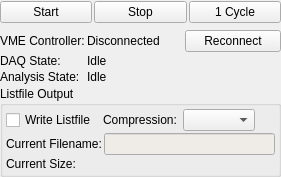
<?xml version="1.0" encoding="UTF-8"?>
<ui version="4.0">
 <class>DAQControlWidget</class>
 <widget class="QWidget" name="DAQControlWidget">
  <property name="geometry">
   <rect>
    <x>0</x>
    <y>0</y>
    <width>281</width>
    <height>177</height>
   </rect>
  </property>
  <property name="windowTitle">
   <string>Form</string>
  </property>
  <layout class="QVBoxLayout" name="verticalLayout">
   <property name="leftMargin">
    <number>0</number>
   </property>
   <property name="topMargin">
    <number>0</number>
   </property>
   <property name="rightMargin">
    <number>0</number>
   </property>
   <property name="bottomMargin">
    <number>0</number>
   </property>
   <item>
    <widget class="QFrame" name="frame">
     <property name="frameShape">
      <enum>QFrame::NoFrame</enum>
     </property>
     <property name="frameShadow">
      <enum>QFrame::Plain</enum>
     </property>
     <layout class="QHBoxLayout" name="horizontalLayout">
      <property name="spacing">
       <number>2</number>
      </property>
      <property name="leftMargin">
       <number>0</number>
      </property>
      <property name="topMargin">
       <number>0</number>
      </property>
      <property name="rightMargin">
       <number>0</number>
      </property>
      <property name="bottomMargin">
       <number>0</number>
      </property>
      <item>
       <widget class="QPushButton" name="pb_start">
        <property name="text">
         <string>Start</string>
        </property>
       </widget>
      </item>
      <item>
       <widget class="QPushButton" name="pb_stop">
        <property name="text">
         <string>Stop</string>
        </property>
       </widget>
      </item>
      <item>
       <widget class="QPushButton" name="pb_oneCycle">
        <property name="text">
         <string>1 Cycle</string>
        </property>
       </widget>
      </item>
     </layout>
    </widget>
   </item>
   <item>
    <widget class="QFrame" name="frame_2">
     <layout class="QFormLayout" name="formLayout">
      <property name="horizontalSpacing">
       <number>2</number>
      </property>
      <property name="verticalSpacing">
       <number>2</number>
      </property>
      <property name="leftMargin">
       <number>0</number>
      </property>
      <property name="topMargin">
       <number>0</number>
      </property>
      <property name="rightMargin">
       <number>0</number>
      </property>
      <property name="bottomMargin">
       <number>0</number>
      </property>
      <item row="0" column="0">
       <widget class="QLabel" name="label">
        <property name="text">
         <string>VME Controller:</string>
        </property>
       </widget>
      </item>
      <item row="0" column="1">
       <layout class="QHBoxLayout" name="horizontalLayout_2">
        <property name="spacing">
         <number>2</number>
        </property>
        <item>
         <widget class="QLabel" name="label_controllerState">
          <property name="text">
           <string>Disconnected</string>
          </property>
         </widget>
        </item>
        <item>
         <widget class="QPushButton" name="pb_reconnect">
          <property name="text">
           <string>Reconnect</string>
          </property>
         </widget>
        </item>
       </layout>
      </item>
      <item row="1" column="0">
       <widget class="QLabel" name="label_2">
        <property name="text">
         <string>DAQ State:</string>
        </property>
       </widget>
      </item>
      <item row="1" column="1">
       <widget class="QLabel" name="label_daqState">
        <property name="text">
         <string>Idle</string>
        </property>
       </widget>
      </item>
      <item row="3" column="0" colspan="2">
       <widget class="QGroupBox" name="gb_listfile">
        <property name="title">
         <string>Listfile Output</string>
        </property>
        <layout class="QFormLayout" name="formLayout_2">
         <property name="horizontalSpacing">
          <number>2</number>
         </property>
         <property name="verticalSpacing">
          <number>2</number>
         </property>
         <property name="leftMargin">
          <number>3</number>
         </property>
         <property name="topMargin">
          <number>3</number>
         </property>
         <property name="rightMargin">
          <number>3</number>
         </property>
         <property name="bottomMargin">
          <number>3</number>
         </property>
         <item row="0" column="0" colspan="2">
          <widget class="QFrame" name="frame_3">
           <property name="frameShape">
            <enum>QFrame::NoFrame</enum>
           </property>
           <layout class="QGridLayout" name="gridLayout" columnstretch="0,0,0,0">
            <property name="leftMargin">
             <number>0</number>
            </property>
            <property name="topMargin">
             <number>0</number>
            </property>
            <property name="rightMargin">
             <number>0</number>
            </property>
            <property name="bottomMargin">
             <number>0</number>
            </property>
            <item row="0" column="0">
             <widget class="QCheckBox" name="cb_writeListfile">
              <property name="text">
               <string>Write Listfile</string>
              </property>
             </widget>
            </item>
            <item row="0" column="2">
             <widget class="QComboBox" name="combo_compression"/>
            </item>
            <item row="0" column="1">
             <widget class="QLabel" name="label_4">
              <property name="text">
               <string>Compression:</string>
              </property>
             </widget>
            </item>
            <item row="0" column="3">
             <spacer name="horizontalSpacer">
              <property name="orientation">
               <enum>Qt::Horizontal</enum>
              </property>
              <property name="sizeHint" stdset="0">
               <size>
                <width>1</width>
                <height>1</height>
               </size>
              </property>
             </spacer>
            </item>
           </layout>
          </widget>
         </item>
         <item row="1" column="0">
          <widget class="QLabel" name="label_3">
           <property name="text">
            <string>Current Filename:</string>
           </property>
          </widget>
         </item>
         <item row="1" column="1">
          <widget class="QLineEdit" name="le_listfileFilename">
           <property name="palette">
            <palette>
             <active>
              <colorrole role="Base">
               <brush brushstyle="SolidPattern">
                <color alpha="255">
                 <red>239</red>
                 <green>235</green>
                 <blue>231</blue>
                </color>
               </brush>
              </colorrole>
             </active>
             <inactive>
              <colorrole role="Base">
               <brush brushstyle="SolidPattern">
                <color alpha="255">
                 <red>239</red>
                 <green>235</green>
                 <blue>231</blue>
                </color>
               </brush>
              </colorrole>
             </inactive>
             <disabled>
              <colorrole role="Base">
               <brush brushstyle="SolidPattern">
                <color alpha="255">
                 <red>239</red>
                 <green>235</green>
                 <blue>231</blue>
                </color>
               </brush>
              </colorrole>
             </disabled>
            </palette>
           </property>
           <property name="readOnly">
            <bool>true</bool>
           </property>
          </widget>
         </item>
         <item row="2" column="0">
          <widget class="QLabel" name="label_5">
           <property name="text">
            <string>Current Size:</string>
           </property>
          </widget>
         </item>
         <item row="2" column="1">
          <widget class="QLabel" name="label_listfileSize">
           <property name="text">
            <string/>
           </property>
          </widget>
         </item>
        </layout>
       </widget>
      </item>
      <item row="2" column="1">
       <widget class="QLabel" name="label_analysisState">
        <property name="text">
         <string>Idle</string>
        </property>
       </widget>
      </item>
      <item row="2" column="0">
       <widget class="QLabel" name="label_6">
        <property name="text">
         <string>Analysis State:</string>
        </property>
       </widget>
      </item>
     </layout>
    </widget>
   </item>
  </layout>
 </widget>
 <resources/>
 <connections/>
</ui>
